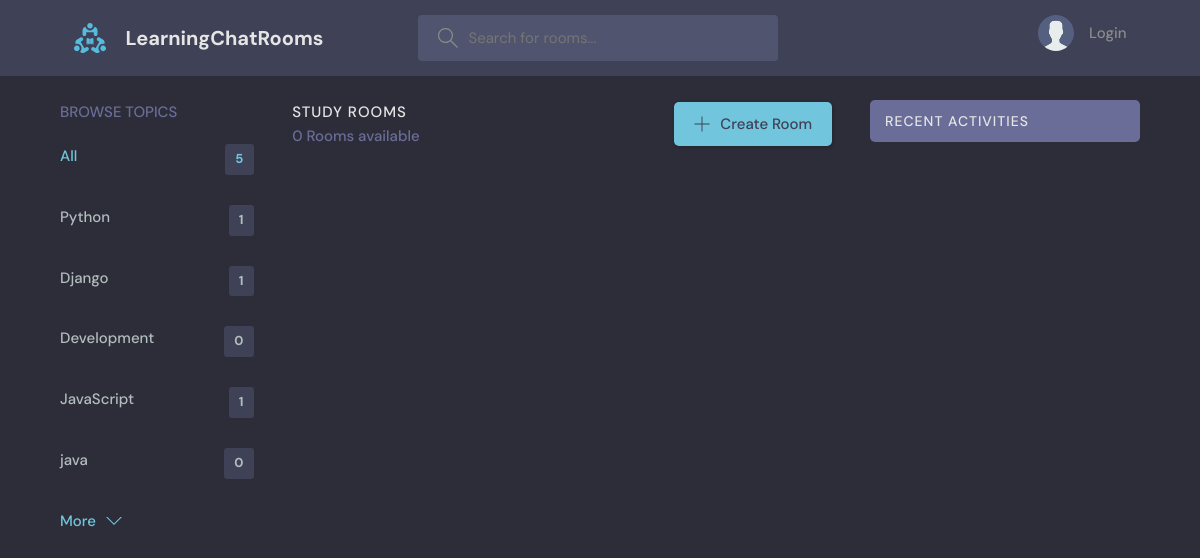
The app's page /?q=Ansible, older data.
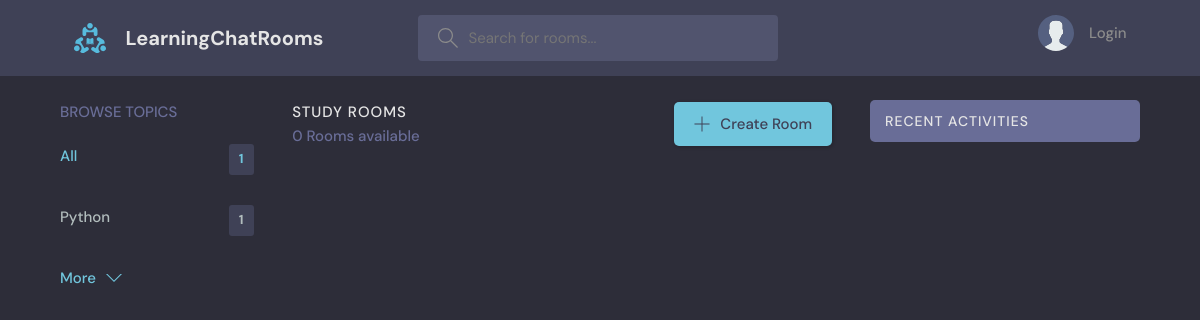
The same page, newer data.
### base/models.py (models this page shows, shortened)
class Topic(models.Model):
    name = models.CharField(max_length=200)

### base/views.py (the view)
# urls.py: path('', views.home, name='home'),
def home(request):
    q = request.GET.get('q') if request.GET.get('q') != None else ''
    rooms = Room.objects.filter(
                                Q(topic__name__icontains=q) |
                                Q(name__icontains=q) |
                                Q(description__icontains=q)
                                )
    topics = Topic.objects.all()[0:5]
    room_count = rooms.count()
    room_messages = Message.objects.filter(Q(room__topic__name__icontains=q))[0:3]
    context = {'rooms': rooms, 'topics': topics, 'room_count': room_count, 'room_messages': room_messages}
    return render(request, 'base/home.html', context )

### base/templates/base/home.html (shortened to what this page needs)
{% extends 'main.html' %}
{% block content %}
    <main class="layout layout--3">
      <div class="container">
        {% include 'base/topics_components.html' %}
        <div class="roomList">
          <div class="roomList__header">
            <div>
              <h2>Study Rooms</h2>
              <p>{{room_count}} Rooms available</p>
            </div>
            <a class="btn btn--main" href="{% url 'create-room' %}">
              <svg version="1.1" xmlns="http://www.w3.org/2000/svg" width="32" height="32" viewBox="0 0 32 32">
                <title>add</title>
                <path
                  d="M16.943 0.943h-1.885v14.115h-14.115v1.885h14.115v14.115h1.885v-14.115h14.115v-1.885h-14.115v-14.115z"
                ></path>
              </svg>
              Create Room
            </a>
          </div>
        </div>
        {% include 'base/activity_component.html' %}
      </div>
    </main>
{% endblock content %}

### base/templates/base/topics_components.html
<div class="topics">
    <div class="topics__header">
      <h2>Browse Topics</h2>
    </div>
    <ul class="topics__list">
      <li>
        <a href="{% url 'home' %}" class="active">All <span>{{topics.count}}</span></a>
      </li>
      {% for topic in topics %}
      <li>
        <a href="{% url 'home' %}?q={{topic.name}}">{{topic.name}}<span>{{topic.room_set.all.count}}</span></a>
      </li>
      {% endfor %}
    </ul>
    <a class="btn btn--link" href="{% url 'topics' %}">
      More
      <svg version="1.1" xmlns="http://www.w3.org/2000/svg" width="32" height="32" viewBox="0 0 32 32">
        <title>chevron-down</title>
        <path d="M16 21l-13-13h-3l16 16 16-16h-3l-13 13z"></path>
      </svg>
    </a>
  </div>

Row changes from the older to the newer data that the page shows:
removed Topic: name "Django", room_set.all.count "1"
removed Topic: name "Development", room_set.all.count "0"
removed Topic: name "JavaScript", room_set.all.count "1"
removed Topic: name "java", room_set.all.count "0"
Text that changed along with them:
{{ topics.count }}: "5" → "1"
